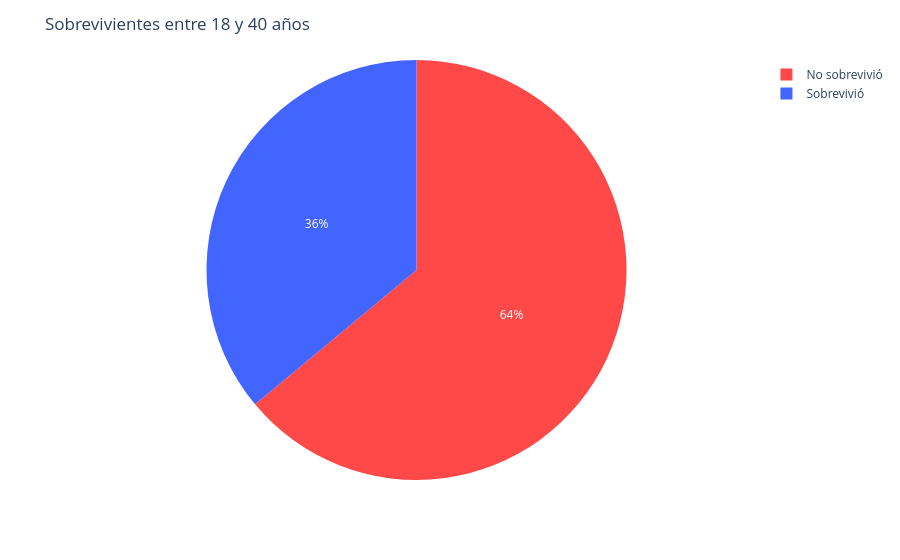

The cell this chart's notebook holds for it:
### Markdown cell above
3.4 Gráfico sobrevivientes entre 18 y 40 años

### Code cell
fig_pie_sobrevivientes_18_40 = create_fig_pie__sobrevivientes(sobrevivientes_18_40)
conf_titulo_fig(fig_pie_sobrevivientes_18_40, 'Sobrevivientes entre 18 y 40 años')
guardar_fig(fig_pie_sobrevivientes_18_40, 'sobrevivientes_18_40')

fig_pie_sobrevivientes_18_40.show()

### Figure 1 — Plotly figure (JSON) as saved in the notebook; plotly's stock layout.template omitted (floating-point values rounded to 4 significant figures)
{"data": [{"customdata": [["No sobrevivió"], ["Sobrevivió"]], "domain": {"x": [0, 1], "y": [0, 1]}, "hovertemplate": "Sobreviviente=%{customdata[0]}<br>count=%{value}<extra></extra>", "labels": ["No sobrevivió", "Sobrevivió"], "legendgroup": "", "marker": {"colors": ["#ff4848", "#4365ff"]}, "name": "", "showlegend": true, "type": "pie", "values": [385, 217]}], "layout": {"legend": {"tracegroupgap": 0}, "margin": {"t": 60}, "title": {"text": "Sobrevivientes entre 18 y 40 años"}}}
